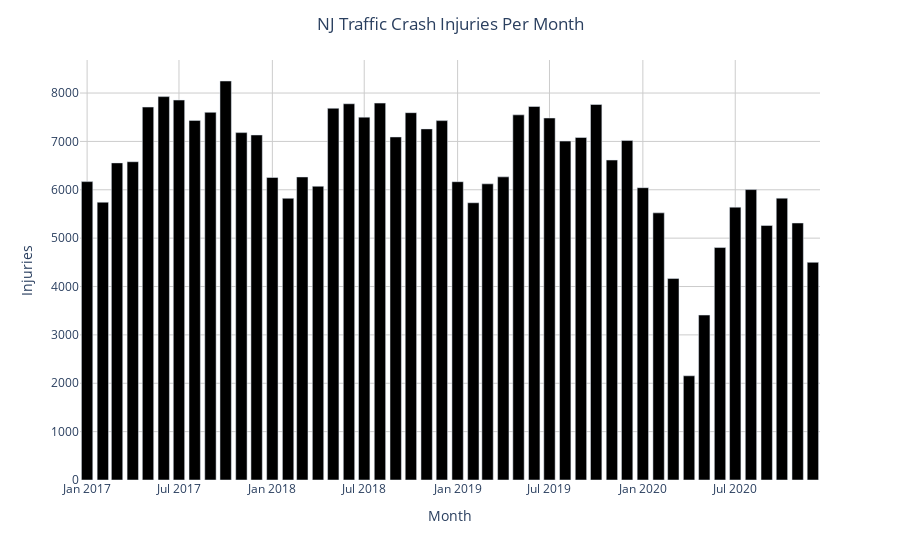

Here is the notebook cell this chart was saved with:
### Code cell
month_totals_plot(months['Total Injured'], 'Injuries')

### Figure 1 — Plotly figure (JSON) as saved in the notebook; plotly's stock layout.template omitted (floating-point values rounded to 4 significant figures)
{"data": [{"alignmentgroup": "True", "hovertemplate": "=Total Injured<br>Month=%{x}<br>Injuries=%{y}<extra></extra>", "legendgroup": "Total Injured", "marker": {"color": "black", "pattern": {"shape": ""}}, "name": "Total Injured", "offsetgroup": "Total Injured", "orientation": "v", "showlegend": true, "textposition": "auto", "type": "bar", "x": ["2017-01-01T00:00:00", "2017-02-01T00:00:00", "2017-03-01T00:00:00", "2017-04-01T00:00:00", "2017-05-01T00:00:00", "2017-06-01T00:00:00", "2017-07-01T00:00:00", "2017-08-01T00:00:00", "2017-09-01T00:00:00", "2017-10-01T00:00:00", "2017-11-01T00:00:00", "2017-12-01T00:00:00", "2018-01-01T00:00:00", "2018-02-01T00:00:00", "2018-03-01T00:00:00", "2018-04-01T00:00:00", "2018-05-01T00:00:00", "2018-06-01T00:00:00", "2018-07-01T00:00:00", "2018-08-01T00:00:00", "2018-09-01T00:00:00", "2018-10-01T00:00:00", "2018-11-01T00:00:00", "2018-12-01T00:00:00", "2019-01-01T00:00:00", "2019-02-01T00:00:00", "2019-03-01T00:00:00", "2019-04-01T00:00:00", "2019-05-01T00:00:00", "2019-06-01T00:00:00", "2019-07-01T00:00:00", "2019-08-01T00:00:00", "2019-09-01T00:00:00", "2019-10-01T00:00:00", "2019-11-01T00:00:00", "2019-12-01T00:00:00", "2020-01-01T00:00:00", "2020-02-01T00:00:00", "2020-03-01T00:00:00", "2020-04-01T00:00:00", "2020-05-01T00:00:00", "2020-06-01T00:00:00", "2020-07-01T00:00:00", "2020-08-01T00:00:00", "2020-09-01T00:00:00", "2020-10-01T00:00:00", "2020-11-01T00:00:00", "2020-12-01T00:00:00"], "xaxis": "x", "y": [6169, 5743, 6556, 6580, 7710, 7926, 7855, 7434, 7601, 8249, 7182, 7133, 6254, 5824, 6265, 6073, 7685, 7778, 7502, 7792, 7092, 7594, 7259, 7430, 6167, 5732, 6123, 6267, 7549, 7722, 7484, 7007, 7081, 7763, 6615, 7021, 6043, 5523, 4165, 2154, 3410, 4806, 5641, 6004, 5261, 5827, 5313, 4500], "yaxis": "y"}], "layout": {"barmode": "relative", "legend": {"title": {"text": ""}, "tracegroupgap": 0}, "margin": {"t": 60}, "paper_bgcolor": "white", "plot_bgcolor": "white", "showlegend": false, "title": {"text": "NJ Traffic Crash Injuries Per Month", "x": 0.5}, "xaxis": {"anchor": "y", "domain": [0, 1], "gridcolor": "#ccc", "title": {"text": "Month"}}, "yaxis": {"anchor": "x", "domain": [0, 1], "gridcolor": "#ccc", "title": {"text": "Injuries"}}}}
